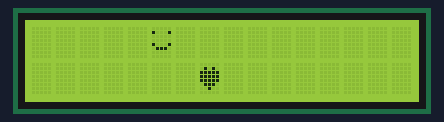
A sketch run on a simulated Arduino Uno, built with avr-gcc and run on an emulated ATmega328P. Parts: 16×2 character LCD.

Above: at 0.1 s.
At 1.1 s:
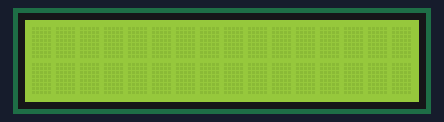

The sketch:

cusomt_characters.ino
```cpp
//sketch created by Akshay Joseph
#include <Wire.h>
#include <LiquidCrystal_I2C.h>

LiquidCrystal_I2C lcd(0x27, 16, 2);

byte smiley[8] =
 {
  B00000,
  B10001,
  B00000,
  B00000,
  B10001,
  B01110,
  B00000,
 };

byte heart[8] =
   { B00000,
     B01010,
     B11111,
     B11111,
     B11111,
     B01110,
     B00100,
     B00000
    };
void setup()
{
  lcd.init();
  lcd.backlight();
  lcd.clear();

  lcd.createChar(1, smiley);

  lcd.createChar(2, heart);
}

void loop()
{
   lcd.setCursor(5,0);
   lcd.write(1);

   lcd.setCursor(7,1);
   lcd.write(2);

   delay(1000);
   lcd.clear();
   delay(500);


}
```

Measured:
- what the display in image 1 shows lasts 0.5 s, from 1.1 s to 1.6 s
